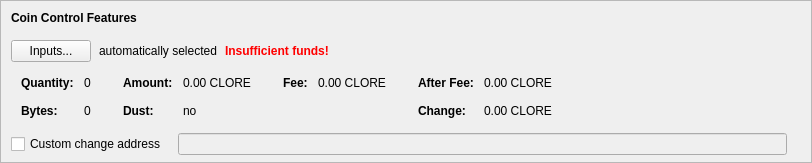
      <widget class="QFrame" name="frameCoinControl">
       <property name="sizePolicy">
        <sizepolicy hsizetype="Expanding" vsizetype="Fixed">
         <horstretch>0</horstretch>
         <verstretch>0</verstretch>
        </sizepolicy>
       </property>
       <property name="maximumSize">
        <size>
         <width>16777215</width>
         <height>16777215</height>
        </size>
       </property>
       <property name="frameShape">
        <enum>QFrame::StyledPanel</enum>
       </property>
       <property name="frameShadow">
        <enum>QFrame::Sunken</enum>
       </property>
       <layout class="QVBoxLayout" name="verticalLayoutCoinControl2">
        <property name="spacing">
         <number>0</number>
        </property>
        <property name="leftMargin">
         <number>0</number>
        </property>
        <property name="topMargin">
         <number>0</number>
        </property>
        <property name="rightMargin">
         <number>0</number>
        </property>
        <property name="bottomMargin">
         <number>6</number>
        </property>
        <item>
         <layout class="QVBoxLayout" name="verticalLayoutCoinControl" stretch="0,0,0,0,0">
          <property name="spacing">
           <number>0</number>
          </property>
          <property name="leftMargin">
           <number>10</number>
          </property>
          <property name="topMargin">
           <number>10</number>
          </property>
          <item>
           <layout class="QHBoxLayout" name="horizontalLayoutCoinControl1">
            <property name="bottomMargin">
             <number>15</number>
            </property>
            <item>
             <widget class="QLabel" name="labelCoinControlFeatures">
              <property name="sizePolicy">
               <sizepolicy hsizetype="Preferred" vsizetype="Maximum">
                <horstretch>0</horstretch>
                <verstretch>0</verstretch>
               </sizepolicy>
              </property>
              <property name="font">
               <font>
                <weight>75</weight>
                <bold>true</bold>
               </font>
              </property>
              <property name="styleSheet">
               <string notr="true">font-weight:bold;</string>
              </property>
              <property name="text">
               <string>Coin Control Features</string>
              </property>
             </widget>
            </item>
           </layout>
          </item>
          <item>
           <layout class="QHBoxLayout" name="horizontalLayoutCoinControl2" stretch="0,0,0,0">
            <property name="spacing">
             <number>8</number>
            </property>
            <property name="bottomMargin">
             <number>10</number>
            </property>
            <item>
             <widget class="QPushButton" name="pushButtonCoinControl">
              <property name="styleSheet">
               <string notr="true"/>
              </property>
              <property name="text">
               <string>Inputs...</string>
              </property>
              <property name="autoDefault">
               <bool>false</bool>
              </property>
             </widget>
            </item>
            <item>
             <widget class="QLabel" name="labelCoinControlAutomaticallySelected">
              <property name="text">
               <string>automatically selected</string>
              </property>
              <property name="margin">
               <number>5</number>
              </property>
             </widget>
            </item>
            <item>
             <widget class="QLabel" name="labelCoinControlInsuffFunds">
              <property name="font">
               <font>
                <weight>75</weight>
                <bold>true</bold>
               </font>
              </property>
              <property name="styleSheet">
               <string notr="true">color:red;font-weight:bold;</string>
              </property>
              <property name="text">
               <string>Insufficient funds!</string>
              </property>
              <property name="margin">
               <number>5</number>
              </property>
             </widget>
            </item>
            <item>
             <spacer name="horizontalSpacerCoinControl">
              <property name="orientation">
               <enum>Qt::Horizontal</enum>
              </property>
              <property name="sizeHint" stdset="0">
               <size>
                <width>40</width>
                <height>1</height>
               </size>
              </property>
             </spacer>
            </item>
           </layout>
          </item>
          <item>
           <widget class="QWidget" name="widgetCoinControl" native="true">
            <property name="sizePolicy">
             <sizepolicy hsizetype="Preferred" vsizetype="Preferred">
              <horstretch>0</horstretch>
              <verstretch>0</verstretch>
             </sizepolicy>
            </property>
            <property name="minimumSize">
             <size>
              <width>0</width>
              <height>0</height>
             </size>
            </property>
            <property name="styleSheet">
             <string notr="true"/>
            </property>
            <layout class="QHBoxLayout" name="horizontalLayoutCoinControl5">
             <property name="leftMargin">
              <number>0</number>
             </property>
             <property name="topMargin">
              <number>0</number>
             </property>
             <property name="rightMargin">
              <number>0</number>
             </property>
             <property name="bottomMargin">
              <number>0</number>
             </property>
             <item>
              <layout class="QHBoxLayout" name="horizontalLayoutCoinControl3" stretch="0,0,0,1">
               <property name="spacing">
                <number>20</number>
               </property>
               <property name="topMargin">
                <number>0</number>
               </property>
               <property name="bottomMargin">
                <number>10</number>
               </property>
               <item>
                <layout class="QFormLayout" name="formLayoutCoinControl1">
                 <property name="horizontalSpacing">
                  <number>10</number>
                 </property>
                 <property name="verticalSpacing">
                  <number>14</number>
                 </property>
                 <property name="leftMargin">
                  <number>10</number>
                 </property>
                 <property name="topMargin">
                  <number>4</number>
                 </property>
                 <property name="rightMargin">
                  <number>6</number>
                 </property>
                 <item row="0" column="0">
                  <widget class="QLabel" name="labelCoinControlQuantityText">
                   <property name="font">
                    <font>
                     <weight>75</weight>
                     <bold>true</bold>
                    </font>
                   </property>
                   <property name="text">
                    <string>Quantity:</string>
                   </property>
                   <property name="margin">
                    <number>0</number>
                   </property>
                  </widget>
                 </item>
                 <item row="0" column="1">
                  <widget class="QLabel" name="labelCoinControlQuantity">
                   <property name="cursor">
                    <cursorShape>IBeamCursor</cursorShape>
                   </property>
                   <property name="contextMenuPolicy">
                    <enum>Qt::ActionsContextMenu</enum>
                   </property>
                   <property name="text">
                    <string notr="true">0</string>
                   </property>
                   <property name="margin">
                    <number>0</number>
                   </property>
                   <property name="textInteractionFlags">
                    <set>Qt::LinksAccessibleByMouse|Qt::TextSelectableByKeyboard|Qt::TextSelectableByMouse</set>
                   </property>
                  </widget>
                 </item>
                 <item row="1" column="0">
                  <widget class="QLabel" name="labelCoinControlBytesText">
                   <property name="font">
                    <font>
                     <weight>75</weight>
                     <bold>true</bold>
                    </font>
                   </property>
                   <property name="text">
                    <string>Bytes:</string>
                   </property>
                  </widget>
                 </item>
                 <item row="1" column="1">
                  <widget class="QLabel" name="labelCoinControlBytes">
                   <property name="cursor">
                    <cursorShape>IBeamCursor</cursorShape>
                   </property>
                   <property name="contextMenuPolicy">
                    <enum>Qt::ActionsContextMenu</enum>
                   </property>
                   <property name="text">
                    <string notr="true">0</string>
                   </property>
                   <property name="textInteractionFlags">
                    <set>Qt::LinksAccessibleByMouse|Qt::TextSelectableByKeyboard|Qt::TextSelectableByMouse</set>
                   </property>
                  </widget>
                 </item>
                </layout>
               </item>
               <item>
                <layout class="QFormLayout" name="formLayoutCoinControl2">
                 <property name="horizontalSpacing">
                  <number>10</number>
                 </property>
                 <property name="verticalSpacing">
                  <number>14</number>
                 </property>
                 <property name="leftMargin">
                  <number>6</number>
                 </property>
                 <property name="topMargin">
                  <number>4</number>
                 </property>
                 <property name="rightMargin">
                  <number>6</number>
                 </property>
                 <item row="0" column="0">
                  <widget class="QLabel" name="labelCoinControlAmountText">
                   <property name="font">
                    <font>
                     <weight>75</weight>
                     <bold>true</bold>
                    </font>
                   </property>
                   <property name="text">
                    <string>Amount:</string>
                   </property>
                   <property name="margin">
                    <number>0</number>
                   </property>
                  </widget>
                 </item>
                 <item row="0" column="1">
                  <widget class="QLabel" name="labelCoinControlAmount">
                   <property name="cursor">
                    <cursorShape>IBeamCursor</cursorShape>
                   </property>
                   <property name="contextMenuPolicy">
                    <enum>Qt::ActionsContextMenu</enum>
                   </property>
                   <property name="text">
                    <string notr="true">0.00 CLORE</string>
                   </property>
                   <property name="textInteractionFlags">
                    <set>Qt::LinksAccessibleByMouse|Qt::TextSelectableByKeyboard|Qt::TextSelectableByMouse</set>
                   </property>
                  </widget>
                 </item>
                 <item row="1" column="0">
                  <widget class="QLabel" name="labelCoinControlLowOutputText">
                   <property name="font">
                    <font>
                     <weight>75</weight>
                     <bold>true</bold>
                    </font>
                   </property>
                   <property name="text">
                    <string>Dust:</string>
                   </property>
                  </widget>
                 </item>
                 <item row="1" column="1">
                  <widget class="QLabel" name="labelCoinControlLowOutput">
                   <property name="cursor">
                    <cursorShape>IBeamCursor</cursorShape>
                   </property>
                   <property name="contextMenuPolicy">
                    <enum>Qt::ActionsContextMenu</enum>
                   </property>
                   <property name="text">
                    <string notr="true">no</string>
                   </property>
                   <property name="textInteractionFlags">
                    <set>Qt::LinksAccessibleByMouse|Qt::TextSelectableByKeyboard|Qt::TextSelectableByMouse</set>
                   </property>
                  </widget>
                 </item>
                </layout>
               </item>
               <item>
                <layout class="QFormLayout" name="formLayoutCoinControl3">
                 <property name="horizontalSpacing">
                  <number>10</number>
                 </property>
                 <property name="verticalSpacing">
                  <number>14</number>
                 </property>
                 <property name="leftMargin">
                  <number>6</number>
                 </property>
                 <property name="topMargin">
                  <number>4</number>
                 </property>
                 <property name="rightMargin">
                  <number>6</number>
                 </property>
                 <item row="0" column="0">
                  <widget class="QLabel" name="labelCoinControlFeeText">
                   <property name="font">
                    <font>
                     <weight>75</weight>
                     <bold>true</bold>
                    </font>
                   </property>
                   <property name="text">
                    <string>Fee:</string>
                   </property>
                   <property name="margin">
                    <number>0</number>
                   </property>
                  </widget>
                 </item>
                 <item row="0" column="1">
                  <widget class="QLabel" name="labelCoinControlFee">
                   <property name="cursor">
                    <cursorShape>IBeamCursor</cursorShape>
                   </property>
                   <property name="contextMenuPolicy">
                    <enum>Qt::ActionsContextMenu</enum>
                   </property>
                   <property name="text">
                    <string notr="true">0.00 CLORE</string>
                   </property>
                   <property name="textInteractionFlags">
                    <set>Qt::LinksAccessibleByMouse|Qt::TextSelectableByKeyboard|Qt::TextSelectableByMouse</set>
                   </property>
                  </widget>
                 </item>
                </layout>
               </item>
               <item>
                <layout class="QFormLayout" name="formLayoutCoinControl4">
                 <property name="horizontalSpacing">
                  <number>10</number>
                 </property>
                 <property name="verticalSpacing">
                  <number>14</number>
                 </property>
                 <property name="leftMargin">
                  <number>6</number>
                 </property>
                 <property name="topMargin">
                  <number>4</number>
                 </property>
                 <property name="rightMargin">
                  <number>6</number>
                 </property>
                 <item row="0" column="0">
                  <widget class="QLabel" name="labelCoinControlAfterFeeText">
                   <property name="font">
                    <font>
                     <weight>75</weight>
                     <bold>true</bold>
                    </font>
                   </property>
                   <property name="text">
                    <string>After Fee:</string>
                   </property>
                   <property name="margin">
                    <number>0</number>
                   </property>
                  </widget>
                 </item>
                 <item row="0" column="1">
                  <widget class="QLabel" name="labelCoinControlAfterFee">
                   <property name="cursor">
                    <cursorShape>IBeamCursor</cursorShape>
                   </property>
                   <property name="contextMenuPolicy">
                    <enum>Qt::ActionsContextMenu</enum>
                   </property>
                   <property name="text">
                    <string notr="true">0.00 CLORE</string>
                   </property>
                   <property name="textInteractionFlags">
                    <set>Qt::LinksAccessibleByMouse|Qt::TextSelectableByKeyboard|Qt::TextSelectableByMouse</set>
                   </property>
                  </widget>
                 </item>
                 <item row="1" column="0">
                  <widget class="QLabel" name="labelCoinControlChangeText">
                   <property name="font">
                    <font>
                     <weight>75</weight>
                     <bold>true</bold>
                    </font>
                   </property>
                   <property name="text">
                    <string>Change:</string>
                   </property>
                  </widget>
                 </item>
                 <item row="1" column="1">
                  <widget class="QLabel" name="labelCoinControlChange">
                   <property name="cursor">
                    <cursorShape>IBeamCursor</cursorShape>
                   </property>
                   <property name="contextMenuPolicy">
                    <enum>Qt::ActionsContextMenu</enum>
                   </property>
                   <property name="text">
                    <string notr="true">0.00 CLORE</string>
                   </property>
                   <property name="textInteractionFlags">
                    <set>Qt::LinksAccessibleByMouse|Qt::TextSelectableByKeyboard|Qt::TextSelectableByMouse</set>
                   </property>
                  </widget>
                 </item>
                </layout>
               </item>
              </layout>
             </item>
            </layout>
           </widget>
          </item>
          <item>
           <layout class="QHBoxLayout" name="horizontalLayoutCoinControl4" stretch="0,0,0">
            <property name="spacing">
             <number>12</number>
            </property>
            <property name="sizeConstraint">
             <enum>QLayout::SetDefaultConstraint</enum>
            </property>
            <property name="topMargin">
             <number>5</number>
            </property>
            <property name="rightMargin">
             <number>5</number>
            </property>
            <item>
             <widget class="QCheckBox" name="checkBoxCoinControlChange">
              <property name="toolTip">
               <string>If this is activated, but the change address is empty or invalid, change will be sent to a newly generated address.</string>
              </property>
              <property name="text">
               <string>Custom change address</string>
              </property>
             </widget>
            </item>
            <item>
             <widget class="QValidatedLineEdit" name="lineEditCoinControlChange">
              <property name="enabled">
               <bool>false</bool>
              </property>
              <property name="sizePolicy">
               <sizepolicy hsizetype="Expanding" vsizetype="Fixed">
                <horstretch>0</horstretch>
                <verstretch>0</verstretch>
               </sizepolicy>
              </property>
             </widget>
            </item>
            <item>
             <widget class="QLabel" name="labelCoinControlChangeLabel">
              <property name="sizePolicy">
               <sizepolicy hsizetype="Preferred" vsizetype="Expanding">
                <horstretch>0</horstretch>
                <verstretch>0</verstretch>
               </sizepolicy>
              </property>
              <property name="minimumSize">
               <size>
                <width>0</width>
                <height>0</height>
               </size>
              </property>
              <property name="text">
               <string/>
              </property>
              <property name="margin">
               <number>3</number>
              </property>
             </widget>
            </item>
           </layout>
          </item>
          <item>
           <spacer name="verticalSpacerCoinControl">
            <property name="orientation">
             <enum>Qt::Vertical</enum>
            </property>
            <property name="sizeHint" stdset="0">
             <size>
              <width>800</width>
              <height>1</height>
             </size>
            </property>
           </spacer>
          </item>
         </layout>
        </item>
       </layout>
      </widget>
